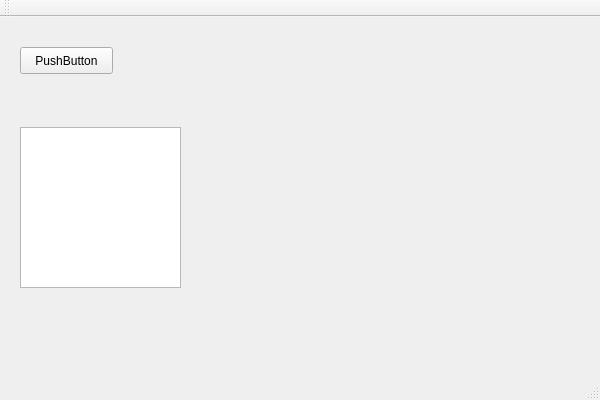
<?xml version="1.0" encoding="UTF-8"?>
<ui version="4.0">
 <class>MainWindow</class>
 <widget class="QMainWindow" name="MainWindow">
  <property name="geometry">
   <rect>
    <x>0</x>
    <y>0</y>
    <width>600</width>
    <height>400</height>
   </rect>
  </property>
  <property name="windowTitle">
   <string>MainWindow</string>
  </property>
  <widget class="QWidget" name="centralWidget">
   <widget class="QPushButton" name="pushButton">
    <property name="geometry">
     <rect>
      <x>20</x>
      <y>30</y>
      <width>93</width>
      <height>27</height>
     </rect>
    </property>
    <property name="text">
     <string>PushButton</string>
    </property>
   </widget>
   <widget class="QTextEdit" name="textEdit">
    <property name="geometry">
     <rect>
      <x>20</x>
      <y>110</y>
      <width>161</width>
      <height>161</height>
     </rect>
    </property>
   </widget>
  </widget>
  <widget class="QMenuBar" name="menuBar">
   <property name="geometry">
    <rect>
     <x>0</x>
     <y>0</y>
     <width>600</width>
     <height>24</height>
    </rect>
   </property>
  </widget>
  <widget class="QToolBar" name="mainToolBar">
   <attribute name="toolBarArea">
    <enum>TopToolBarArea</enum>
   </attribute>
   <attribute name="toolBarBreak">
    <bool>false</bool>
   </attribute>
  </widget>
  <widget class="QStatusBar" name="statusBar"/>
 </widget>
 <layoutdefault spacing="6" margin="11"/>
 <resources/>
 <connections>
  <connection>
   <sender>pushButton</sender>
   <signal>clicked()</signal>
   <receiver>MainWindow</receiver>
   <slot>slot1()</slot>
   <hints>
    <hint type="sourcelabel">
     <x>80</x>
     <y>81</y>
    </hint>
    <hint type="destinationlabel">
     <x>317</x>
     <y>97</y>
    </hint>
   </hints>
  </connection>
 </connections>
 <slots>
  <slot>slot1()</slot>
 </slots>
</ui>
